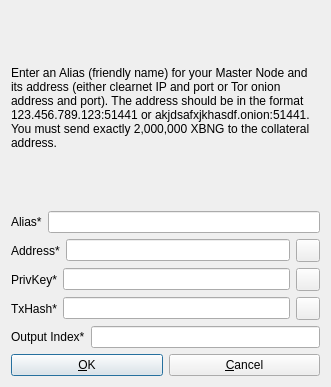
<?xml version="1.0" encoding="UTF-8"?>
<ui version="4.0">
 <class>AddEditAdrenalineNode</class>
 <widget class="QDialog" name="AddEditAdrenalineNode">
  <property name="geometry">
   <rect>
    <x>0</x>
    <y>0</y>
    <width>331</width>
    <height>387</height>
   </rect>
  </property>
  <property name="windowTitle">
   <string>Add/Edit Bungee Node</string>
  </property>
  <property name="styleSheet">
   <string notr="true"/>
  </property>
  <property name="modal">
   <bool>true</bool>
  </property>
  <layout class="QVBoxLayout" name="verticalLayout">
   <item>
    <widget class="QLabel" name="label_9">
     <property name="sizePolicy">
      <sizepolicy hsizetype="Preferred" vsizetype="Expanding">
       <horstretch>0</horstretch>
       <verstretch>0</verstretch>
      </sizepolicy>
     </property>
     <property name="text">
      <string>&lt;html&gt;&lt;head/&gt;&lt;body&gt;&lt;p&gt;Enter an Alias (friendly name) for your Master Node and its address (either clearnet IP and port or Tor onion address and port). The address should be in the format 123.456.789.123:51441 or akjdsafxjkhasdf.onion:51441. You must send exactly 2,000,000 XBNG to the collateral address.&lt;/p&gt;&lt;/body&gt;&lt;/html&gt;</string>
     </property>
     <property name="wordWrap">
      <bool>true</bool>
     </property>
    </widget>
   </item>
   <item>
    <layout class="QHBoxLayout" name="horizontalLayout_4">
     <property name="bottomMargin">
      <number>0</number>
     </property>
     <item>
      <widget class="QLabel" name="label_4">
       <property name="text">
        <string>Alias*</string>
       </property>
      </widget>
     </item>
     <item>
      <widget class="QLineEdit" name="aliasLineEdit"/>
     </item>
    </layout>
   </item>
   <item>
    <layout class="QHBoxLayout" name="horizontalLayout_5">
     <property name="bottomMargin">
      <number>0</number>
     </property>
     <item>
      <widget class="QLabel" name="label_6">
       <property name="text">
        <string>Address*</string>
       </property>
      </widget>
     </item>
     <item>
      <widget class="QLineEdit" name="addressLineEdit"/>
     </item>
     <item>
      <widget class="QToolButton" name="AddEditAddressPasteButton">
       <property name="toolTip">
        <string>Paste address from clipboard</string>
       </property>
       <property name="text">
        <string/>
       </property>
       <property name="icon">
        <iconset resource="../bitcoin.qrc">
         <normaloff>:/icons/editpaste</normaloff>:/icons/editpaste</iconset>
       </property>
       <property name="shortcut">
        <string>Alt+P</string>
       </property>
      </widget>
     </item>
    </layout>
   </item>
   <item>
    <layout class="QHBoxLayout" name="horizontalLayout_3">
     <property name="bottomMargin">
      <number>0</number>
     </property>
     <item>
      <widget class="QLabel" name="label_5">
       <property name="text">
        <string>PrivKey*</string>
       </property>
      </widget>
     </item>
     <item>
      <widget class="QLineEdit" name="privkeyLineEdit"/>
     </item>
     <item>
      <widget class="QToolButton" name="AddEditPrivkeyPasteButton">
       <property name="toolTip">
        <string>Paste address from clipboard</string>
       </property>
       <property name="text">
        <string/>
       </property>
       <property name="icon">
        <iconset resource="../bitcoin.qrc">
         <normaloff>:/icons/editpaste</normaloff>:/icons/editpaste</iconset>
       </property>
       <property name="shortcut">
        <string>Alt+P</string>
       </property>
      </widget>
     </item>
    </layout>
   </item>
   <item>
    <layout class="QHBoxLayout" name="horizontalLayout_2">
     <property name="bottomMargin">
      <number>0</number>
     </property>
     <item>
      <widget class="QLabel" name="label_2">
       <property name="text">
        <string>TxHash*</string>
       </property>
      </widget>
     </item>
     <item>
      <widget class="QLineEdit" name="txhashLineEdit"/>
     </item>
     <item>
      <widget class="QToolButton" name="AddEditTxhashPasteButton">
       <property name="toolTip">
        <string>Paste address from clipboard</string>
       </property>
       <property name="text">
        <string/>
       </property>
       <property name="icon">
        <iconset resource="../bitcoin.qrc">
         <normaloff>:/icons/editpaste</normaloff>:/icons/editpaste</iconset>
       </property>
       <property name="shortcut">
        <string>Alt+P</string>
       </property>
      </widget>
     </item>
    </layout>
   </item>
   <item>
    <layout class="QHBoxLayout" name="horizontalLayout_8">
     <property name="bottomMargin">
      <number>0</number>
     </property>
     <item>
      <widget class="QLabel" name="label_8">
       <property name="text">
        <string>Output Index*</string>
       </property>
      </widget>
     </item>
     <item>
      <widget class="QLineEdit" name="outputindexLineEdit"/>
     </item>
    </layout>
   </item>
   <item>
    <layout class="QHBoxLayout" name="horizontalLayout_Buttons">
     <item>
      <widget class="QPushButton" name="okButton">
       <property name="text">
        <string>&amp;OK</string>
       </property>
      </widget>
     </item>
     <item>
      <widget class="QPushButton" name="cancelButton">
       <property name="text">
        <string>&amp;Cancel</string>
       </property>
       <property name="autoDefault">
        <bool>false</bool>
       </property>
      </widget>
     </item>
    </layout>
   </item>
  </layout>
 </widget>
 <resources>
  <include location="../bitcoin.qrc"/>
 </resources>
 <connections/>
</ui>
